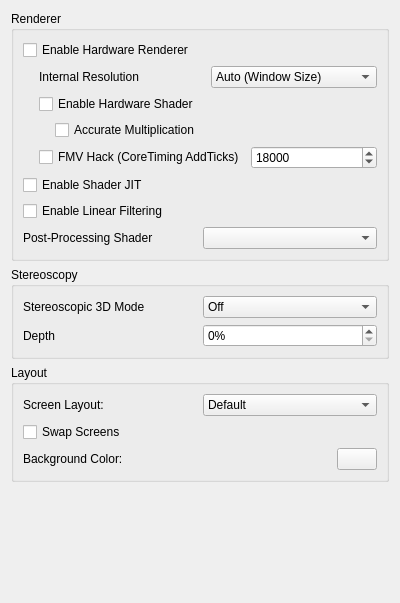
<?xml version="1.0" encoding="UTF-8"?>
<ui version="4.0">
 <class>ConfigureGraphics</class>
 <widget class="QWidget" name="ConfigureGraphics">
  <property name="geometry">
   <rect>
    <x>0</x>
    <y>0</y>
    <width>400</width>
    <height>603</height>
   </rect>
  </property>
  <property name="windowTitle">
   <string>Form</string>
  </property>
  <layout class="QVBoxLayout" name="verticalLayout">
   <item>
    <widget class="QGroupBox" name="rendererBox">
     <property name="title">
      <string>Renderer</string>
     </property>
     <layout class="QVBoxLayout" name="verticalLayout_6">
      <item>
       <widget class="QCheckBox" name="toggle_hw_renderer">
        <property name="toolTip">
         <string>&lt;html&gt;&lt;head/&gt;&lt;body&gt;&lt;p&gt;Use OpenGL to accelerate rendering.&lt;/p&gt;&lt;p&gt;Disable to debug graphics-related problem.&lt;/p&gt;&lt;/body&gt;&lt;/html&gt;</string>
        </property>
        <property name="text">
         <string>Enable Hardware Renderer</string>
        </property>
       </widget>
      </item>
      <item>
       <widget class="QWidget" name="hw_renderer_group" native="true">
        <layout class="QVBoxLayout" name="verticalLayout_5">
         <property name="leftMargin">
          <number>16</number>
         </property>
         <property name="topMargin">
          <number>0</number>
         </property>
         <property name="rightMargin">
          <number>0</number>
         </property>
         <property name="bottomMargin">
          <number>0</number>
         </property>
         <item>
          <layout class="QHBoxLayout" name="horizontalLayout">
           <item>
            <widget class="QLabel" name="label">
             <property name="text">
              <string>Internal Resolution</string>
             </property>
            </widget>
           </item>
           <item>
            <widget class="QComboBox" name="resolution_factor_combobox">
             <item>
              <property name="text">
               <string>Auto (Window Size)</string>
              </property>
             </item>
             <item>
              <property name="text">
               <string>Native (400x240)</string>
              </property>
             </item>
             <item>
              <property name="text">
               <string>2x Native (800x480)</string>
              </property>
             </item>
             <item>
              <property name="text">
               <string>3x Native (1200x720)</string>
              </property>
             </item>
             <item>
              <property name="text">
               <string>4x Native (1600x960)</string>
              </property>
             </item>
             <item>
              <property name="text">
               <string>5x Native (2000x1200)</string>
              </property>
             </item>
             <item>
              <property name="text">
               <string>6x Native (2400x1440)</string>
              </property>
             </item>
             <item>
              <property name="text">
               <string>7x Native (2800x1680)</string>
              </property>
             </item>
             <item>
              <property name="text">
               <string>8x Native (3200x1920)</string>
              </property>
             </item>
             <item>
              <property name="text">
               <string>9x Native (3600x2160)</string>
              </property>
             </item>
             <item>
              <property name="text">
               <string>10x Native (4000x2400)</string>
              </property>
             </item>
            </widget>
           </item>
          </layout>
         </item>
         <item>
          <widget class="QCheckBox" name="toggle_hw_shader">
           <property name="toolTip">
            <string>&lt;html&gt;&lt;head/&gt;&lt;body&gt;&lt;p&gt;Use OpenGL to accelerate shader emulation.&lt;/p&gt;&lt;p&gt;Requires a relatively powerful GPU for better performance.&lt;/p&gt;&lt;/body&gt;&lt;/html&gt;</string>
           </property>
           <property name="text">
            <string>Enable Hardware Shader</string>
           </property>
          </widget>
         </item>
         <item>
          <widget class="QWidget" name="hw_shader_group" native="true">
           <layout class="QVBoxLayout" name="verticalLayout_7">
            <property name="leftMargin">
             <number>16</number>
            </property>
            <property name="topMargin">
             <number>0</number>
            </property>
            <property name="rightMargin">
             <number>0</number>
            </property>
            <property name="bottomMargin">
             <number>0</number>
            </property>
            <item>
             <widget class="QCheckBox" name="toggle_accurate_mul">
              <property name="toolTip">
               <string>&lt;html&gt;&lt;head/&gt;&lt;body&gt;&lt;p&gt;Correctly handle all edge cases in multiplication operation in shaders. &lt;/p&gt;&lt;p&gt;Some games requires this to be enabled for the hardware shader to render properly.&lt;/p&gt;&lt;p&gt;However this would reduce performance in most games.&lt;/p&gt;&lt;/body&gt;&lt;/html&gt;</string>
              </property>
              <property name="text">
               <string>Accurate Multiplication</string>
              </property>
             </widget>
            </item>
           </layout>
          </widget>
         </item>
          <item>
            <layout class="QHBoxLayout" name="horizontalLayout_7">
              <item>
                <widget class="QCheckBox" name="FMV_hack">
                  <property name="text">
                    <string>FMV Hack (CoreTiming AddTicks)</string>
                  </property>
                </widget>
              </item>
              <item>
                <widget class="QSpinBox" name="AddTicks">
                  <property name="minimum">
                    <number>1</number>
                  </property>
                  <property name="maximum">
                    <number>999999</number>
                  </property>
                  <property name="value">
                    <number>18000</number>
                  </property>
                </widget>
              </item>
            </layout>
          </item>
        </layout>
       </widget>
      </item>
      <item>
       <widget class="QCheckBox" name="toggle_shader_jit">
        <property name="toolTip">
         <string>&lt;html&gt;&lt;head/&gt;&lt;body&gt;&lt;p&gt;Use the JIT engine instead of the interpreter for software shader emulation. &lt;/p&gt;&lt;p&gt;Enable this for better performance.&lt;/p&gt;&lt;/body&gt;&lt;/html&gt;</string>
        </property>
        <property name="text">
         <string>Enable Shader JIT</string>
        </property>
       </widget>
      </item>
      <item>
       <widget class="QCheckBox" name="toggle_linear_filter">
        <property name="text">
         <string>Enable Linear Filtering</string>
        </property>
       </widget>
      </item>
      <item>
       <layout class="QHBoxLayout" name="horizontalLayout_11">
        <item>
         <widget class="QLabel" name="label_2">
          <property name="text">
           <string>Post-Processing Shader</string>
          </property>
         </widget>
        </item>
        <item>
         <widget class="QComboBox" name="shader_combobox"/>
        </item>
       </layout>
      </item>
     </layout>
    </widget>
   </item>
   <item>
    <widget class="QGroupBox" name="groupBox">
     <property name="title">
      <string>Stereoscopy</string>
     </property>
     <layout class="QVBoxLayout" name="verticalLayout_4">
      <item>
       <layout class="QHBoxLayout" name="horizontalLayout_5">
        <item>
         <widget class="QLabel" name="label_4">
          <property name="text">
           <string>Stereoscopic 3D Mode</string>
          </property>
         </widget>
        </item>
        <item>
         <widget class="QComboBox" name="render_3d_combobox">
          <item>
           <property name="text">
            <string>Off</string>
           </property>
          </item>
          <item>
           <property name="text">
            <string>Side by Side</string>
           </property>
          </item>
          <item>
           <property name="text">
            <string>Anaglyph</string>
           </property>
          </item>
         </widget>
        </item>
       </layout>
      </item>
      <item>
       <layout class="QHBoxLayout" name="horizontalLayout_7">
        <item>
         <widget class="QLabel" name="label_3">
          <property name="text">
           <string>Depth</string>
          </property>
         </widget>
        </item>
        <item>
         <widget class="QSpinBox" name="factor_3d">
          <property name="suffix">
           <string>%</string>
          </property>
          <property name="minimum">
           <number>0</number>
          </property>
          <property name="maximum">
           <number>100</number>
          </property>
          <property name="value">
           <number>0</number>
          </property>
         </widget>
        </item>
       </layout>
      </item>
     </layout>
    </widget>
   </item>
   <item>
    <widget class="QGroupBox" name="layoutBox">
     <property name="title">
      <string>Layout</string>
     </property>
     <layout class="QVBoxLayout" name="verticalLayout_3">
      <item>
       <layout class="QHBoxLayout" name="horizontalLayout_4">
        <item>
         <widget class="QLabel" name="label1">
          <property name="text">
           <string>Screen Layout:</string>
          </property>
         </widget>
        </item>
        <item>
         <widget class="QComboBox" name="layout_combobox">
          <item>
           <property name="text">
            <string>Default</string>
           </property>
          </item>
          <item>
           <property name="text">
            <string>Single Screen</string>
           </property>
          </item>
          <item>
           <property name="text">
            <string>Large Screen</string>
           </property>
          </item>
          <item>
           <property name="text">
            <string>Side by Side</string>
           </property>
          </item>
         </widget>
        </item>
       </layout>
      </item>
      <item>
       <widget class="QCheckBox" name="swap_screen">
        <property name="text">
         <string>Swap Screens</string>
        </property>
       </widget>
      </item>
      <item>
       <layout class="QHBoxLayout" name="horizontalLayout_6">
        <item>
         <widget class="QLabel" name="bg_label">
          <property name="text">
           <string>Background Color:</string>
          </property>
         </widget>
        </item>
        <item>
         <widget class="QPushButton" name="bg_button">
          <property name="maximumSize">
           <size>
            <width>40</width>
            <height>16777215</height>
           </size>
          </property>
         </widget>
        </item>
       </layout>
      </item>
     </layout>
    </widget>
   </item>
   <item>
    <spacer name="verticalSpacer">
     <property name="orientation">
      <enum>Qt::Vertical</enum>
     </property>
     <property name="sizeHint" stdset="0">
      <size>
       <width>20</width>
       <height>40</height>
      </size>
     </property>
    </spacer>
   </item>
  </layout>
 </widget>
 <resources/>
 <connections/>
</ui>
